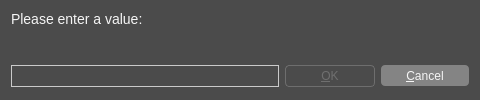
<?xml version="1.0" encoding="UTF-8"?>
<ui version="4.0">
 <class>InputDialog</class>
 <widget class="QDialog" name="InputDialog">
  <property name="geometry">
   <rect>
    <x>0</x>
    <y>0</y>
    <width>480</width>
    <height>100</height>
   </rect>
  </property>
  <property name="windowTitle">
   <string>Dialog</string>
  </property>
  <property name="styleSheet">
   <string notr="true">QWidget {
  font: 12px &quot;Noto Sans&quot;, &quot;FreeSans&quot;;
  background: #4B4B4B;
  color: whitesmoke;
}

/* QLineEdit */

QLineEdit {
  background: #4B4B4B;
  border: 1px solid #CACACA;
  padding: 2px;
}
QLineEdit:focus {
  border: 1px solid #FFFFFF;
}

/* QPushButton */

QPushButton {
  background: #848484;
  border: none;
  border-radius: 4px;
  color: whitesmoke;
  min-width: 76px;
  min-height: 15px;
  padding: 3px 6px;
}
QPushButton:focus {
  border: 1px solid #D6D6D6;
  outline: none;
}
QPushButton:pressed {
  background: #676767;
}
QPushButton:disabled {
  background: transparent;
  border: 1px solid #6E6E6E;
  color: #6F6F6F;
}</string>
  </property>
  <layout class="QVBoxLayout" name="verticalLayout">
   <property name="spacing">
    <number>0</number>
   </property>
   <item>
    <widget class="QLabel" name="messageLabel">
     <property name="styleSheet">
      <string notr="true">#messageLabel {
	font-size: 14px;
}</string>
     </property>
     <property name="text">
      <string>Please enter a value:</string>
     </property>
     <property name="alignment">
      <set>Qt::AlignLeading|Qt::AlignLeft|Qt::AlignTop</set>
     </property>
    </widget>
   </item>
   <item>
    <widget class="QWidget" name="horizontalWidget" native="true">
     <property name="sizePolicy">
      <sizepolicy hsizetype="Preferred" vsizetype="Fixed">
       <horstretch>0</horstretch>
       <verstretch>0</verstretch>
      </sizepolicy>
     </property>
     <layout class="QHBoxLayout" name="horizontalLayout">
      <property name="leftMargin">
       <number>0</number>
      </property>
      <property name="topMargin">
       <number>0</number>
      </property>
      <property name="rightMargin">
       <number>0</number>
      </property>
      <property name="bottomMargin">
       <number>2</number>
      </property>
      <item>
       <widget class="QLineEdit" name="inputLineEdit">
        <property name="clearButtonEnabled">
         <bool>true</bool>
        </property>
       </widget>
      </item>
      <item>
       <widget class="QPushButton" name="okButton">
        <property name="enabled">
         <bool>false</bool>
        </property>
        <property name="sizePolicy">
         <sizepolicy hsizetype="Fixed" vsizetype="Minimum">
          <horstretch>0</horstretch>
          <verstretch>0</verstretch>
         </sizepolicy>
        </property>
        <property name="text">
         <string>&amp;OK</string>
        </property>
        <property name="default">
         <bool>true</bool>
        </property>
       </widget>
      </item>
      <item>
       <widget class="QPushButton" name="cancelButton">
        <property name="sizePolicy">
         <sizepolicy hsizetype="Fixed" vsizetype="Fixed">
          <horstretch>0</horstretch>
          <verstretch>0</verstretch>
         </sizepolicy>
        </property>
        <property name="text">
         <string>&amp;Cancel</string>
        </property>
        <property name="autoDefault">
         <bool>false</bool>
        </property>
       </widget>
      </item>
     </layout>
    </widget>
   </item>
  </layout>
 </widget>
 <resources/>
 <connections/>
</ui>
